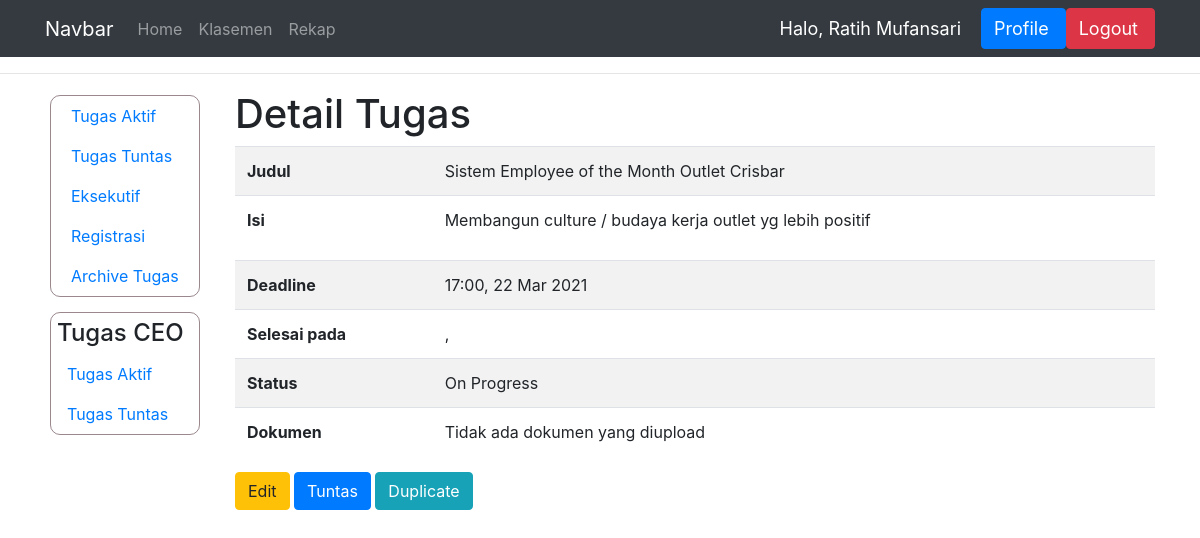
/mdetail_proyek/95 (signed in), run on an earlier commit of the app's database.
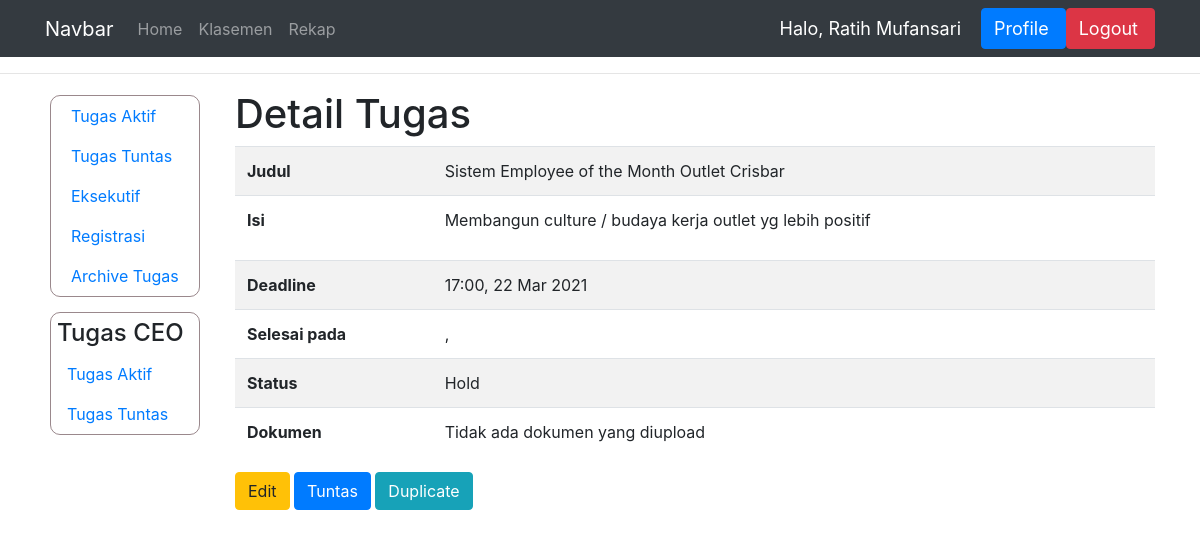
And on a later commit of the database.
### dashboard/models.py (models this page shows, shortened)
class TugasProyek(models.Model):
    STATUS = (
        ('Tuntas', 'Tuntas'),
        ('Hold', 'Hold'),
        ('On Progress', 'On Progress'),
        ('Selesai', 'Selesai'),
        ('Deadline', 'Deadline'),
        ('Terlambat', 'Terlambat')
    )
    pemilik_tugas = models.ForeignKey(User, on_delete=models.CASCADE)
    judul = models.CharField(max_length=150)
    isi = models.CharField(max_length=1000)
    deadline = models.DateTimeField('Deadline')
    status = models.CharField(max_length=15, choices=STATUS)
    bukti = models.CharField(max_length=100, null=True)
    penilaian = models.IntegerField(null=True)
    bagian = models.CharField(max_length = 100, null=True)
    komentar = models.CharField(max_length=1000)
    selesai_pada = models.DateTimeField('Selesai pada', null=True)
    link_bukti = models.CharField(max_length=1000, null=True)
    archive = models.BooleanField(null=True, default=False)
    ketuntasan = models.BooleanField(null=True, default=False)

### dashboard/views.py (the view)
# urls.py: path('mdetail_proyek/<int:id_tugas>', views.mdetail_proyek, name='mdetail_proyek'),
@login_required(login_url='login')
def mdetail_proyek(request, id_tugas):
    nama = request.user.first_name
    t = TugasProyek.objects.get(pk=id_tugas)
    dokumennya = t.bukti
    if (t.status == 'Tuntas') or (t.ketuntasan):
        nottuntas = False
    else:
        nottuntas = True
    ceo = request.user.groups.filter(name='CEO').exists()
    context = {'nama' : nama,
                'tugas' : t,
                'dokumen' : dokumennya,
                'nottuntas' : nottuntas
                }
    if ceo:
        context['sidebar_ceo'] = True
        context['tombol_edit_nilai'] = True
    if not request.user.groups.filter(name='Eksekutif').exists() or request.user.last_name == 'Human Resource':
        context['data_kar'] = True
    if t.bukti == '#':
        context['belum'] = True
    if (t.status == 'Tuntas') or (t.ketuntasan):
        context['tuntas'] = True
    if not (t.link_bukti == None):
        context['ada_link'] = True
    return render(request, 'manager/mdetail_proyek.html', context)

### templates/manager/mdetail_proyek.html (shortened to what this page needs)
{% extends 'main.html' %}
{% block content %}
  <hr>
  <div class="container">
      <div class="row">
        {% if sidebar_ceo %}
            {% include 'ceo/sidebar.html' %}
        {% else %}
            {% include 'manager/sidebar.html' %}
        {% endif %}
          <div class="col">
                <h1>Detail Tugas</h1>
                <table class="table table-striped">
                    <tbody>
                    <tr>
                        <th scope="row">Judul</th>
                        <td>{{tugas.judul}}</td>
                    </tr>
                    <tr>
                        <th scope="row">Isi</th>
                        <td>{{tugas.isi|linebreaks}}</td>
                    </tr>
                    <tr>
                        <th scope="row">Deadline</th>
                        <td>{{tugas.deadline|time:"H:i"}}, {{tugas.deadline|date:"d M Y"}}</td>
                    </tr>
                    <tr>
                        <th scope="row">Selesai pada</th>
                        <td>{{tugas.selesai_pada|time:"H:i"}}, {{tugas.selesai_pada|date:"d M Y"}}</td>
                    </tr>
                    <tr>
                        <th scope="row">Status</th>
                        <td>{{tugas.status}}</td>
                    </tr>
                    {% if belum %}
                    <tr>
                        <th scope="row">Dokumen</th>
                        <td>Tidak ada dokumen yang diupload</td>
                    </tr>
                    {% else %}
                    <tr>
                        <th scope="row">Dokumen</th>
                        <td><a href="{{tugas.bukti}}" target="_blank">Dokumen</a></td>
                    </tr>
                    {% endif %}
                    </tbody>
                </table>
                <a class="btn btn-warning" href="{% url 'edit_tugas_proyek' tugas.id %}" role="button">Edit</a>
                {% if nottuntas %}
                <span><a class="btn btn-primary" href="{% url 'tuntas' tugas.id %}" role="button">Tuntas</a></span>
                {% endif %}
                <span><a class="btn btn-info" href="{% url 'duplikasi_tugas_proyek' tugas.id %}" role="button">Duplicate</a></span>
                <br><br><br><br><br>
          </div>
      </div>
  </div>
{% endblock %}

What changed in the data, as far as the page shows it:
changed TugasProyek "Sistem Employee of the Month Outlet Crisbar": status "On Progress" → "Hold"
